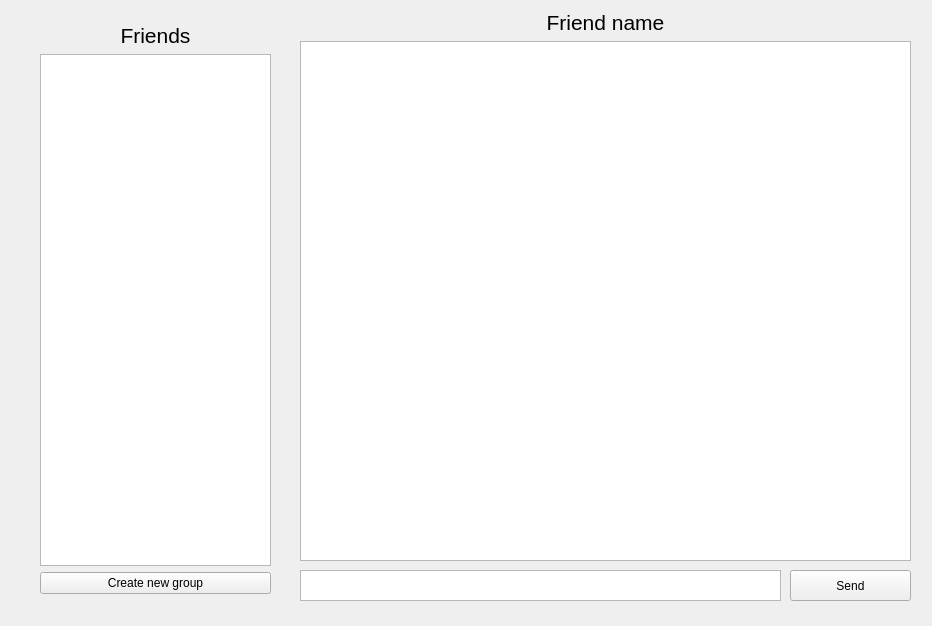
<?xml version="1.0" encoding="UTF-8"?>
<ui version="4.0">
 <class>MainWindow</class>
 <widget class="QMainWindow" name="MainWindow">
  <property name="geometry">
   <rect>
    <x>0</x>
    <y>0</y>
    <width>932</width>
    <height>626</height>
   </rect>
  </property>
  <property name="windowTitle">
   <string>MainWindow</string>
  </property>
  <widget class="QWidget" name="centralwidget">
   <widget class="QWidget" name="verticalLayoutWidget">
    <property name="geometry">
     <rect>
      <x>300</x>
      <y>10</y>
      <width>611</width>
      <height>551</height>
     </rect>
    </property>
    <layout class="QVBoxLayout" name="verticalLayout">
     <item>
      <widget class="QLabel" name="label_3">
       <property name="text">
        <string>&lt;html&gt;&lt;head/&gt;&lt;body&gt;&lt;p&gt;&lt;span style=&quot; font-size:16pt;&quot;&gt;Friend name&lt;/span&gt;&lt;/p&gt;&lt;/body&gt;&lt;/html&gt;</string>
       </property>
       <property name="alignment">
        <set>Qt::AlignCenter</set>
       </property>
      </widget>
     </item>
     <item>
      <widget class="QListWidget" name="listWidget_2"/>
     </item>
    </layout>
   </widget>
   <widget class="QTextEdit" name="textEdit">
    <property name="geometry">
     <rect>
      <x>300</x>
      <y>570</y>
      <width>481</width>
      <height>31</height>
     </rect>
    </property>
   </widget>
   <widget class="QPushButton" name="pushButton">
    <property name="geometry">
     <rect>
      <x>790</x>
      <y>570</y>
      <width>121</width>
      <height>31</height>
     </rect>
    </property>
    <property name="text">
     <string>Send</string>
    </property>
   </widget>
   <widget class="QWidget" name="verticalLayoutWidget_2">
    <property name="geometry">
     <rect>
      <x>40</x>
      <y>23</y>
      <width>231</width>
      <height>571</height>
     </rect>
    </property>
    <layout class="QVBoxLayout" name="verticalLayout_2">
     <item>
      <widget class="QLabel" name="label">
       <property name="text">
        <string>&lt;html&gt;&lt;head/&gt;&lt;body&gt;&lt;p&gt;&lt;span style=&quot; font-size:16pt;&quot;&gt;Friends&lt;/span&gt;&lt;/p&gt;&lt;/body&gt;&lt;/html&gt;</string>
       </property>
       <property name="alignment">
        <set>Qt::AlignCenter</set>
       </property>
      </widget>
     </item>
     <item>
      <widget class="QListWidget" name="listWidget"/>
     </item>
     <item>
      <widget class="QPushButton" name="pushButton_3">
       <property name="text">
        <string>Create new group</string>
       </property>
      </widget>
     </item>
    </layout>
   </widget>
  </widget>
 </widget>
 <resources/>
 <connections/>
</ui>
